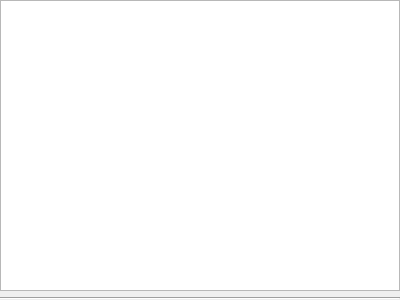
<?xml version="1.0" encoding="UTF-8"?>
<ui version="4.0">
 <class>OutlineToolbox</class>
 <widget class="QWidget" name="OutlineToolbox">
  <property name="geometry">
   <rect>
    <x>0</x>
    <y>0</y>
    <width>400</width>
    <height>300</height>
   </rect>
  </property>
  <property name="windowTitle">
   <string>Form</string>
  </property>
  <layout class="QVBoxLayout" name="verticalLayout">
   <property name="leftMargin">
    <number>0</number>
   </property>
   <property name="topMargin">
    <number>0</number>
   </property>
   <property name="rightMargin">
    <number>0</number>
   </property>
   <property name="bottomMargin">
    <number>0</number>
   </property>
   <item>
    <widget class="QTextEdit" name="textEdit"/>
   </item>
   <item>
    <widget class="Line" name="line">
     <property name="orientation">
      <enum>Qt::Horizontal</enum>
     </property>
    </widget>
   </item>
  </layout>
 </widget>
 <resources/>
 <connections/>
</ui>
